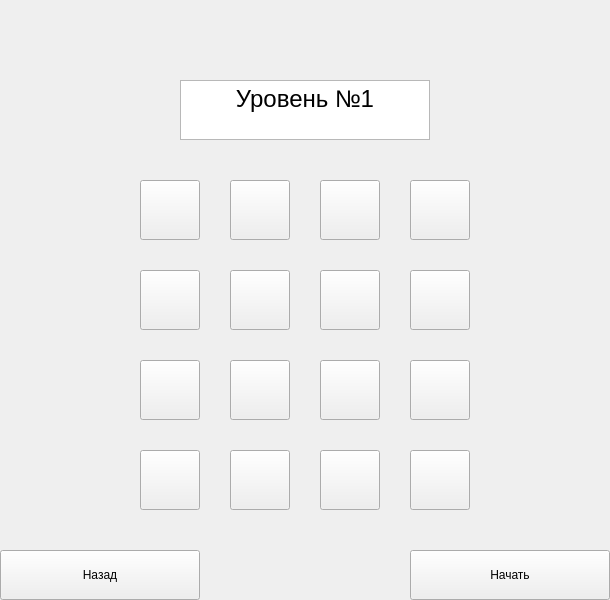
<?xml version="1.0" encoding="UTF-8"?>
<ui version="4.0">
 <class>Digits_Easy</class>
 <widget class="QWidget" name="Digits_Easy">
  <property name="geometry">
   <rect>
    <x>0</x>
    <y>0</y>
    <width>610</width>
    <height>600</height>
   </rect>
  </property>
  <property name="minimumSize">
   <size>
    <width>610</width>
    <height>600</height>
   </size>
  </property>
  <property name="maximumSize">
   <size>
    <width>610</width>
    <height>600</height>
   </size>
  </property>
  <property name="windowTitle">
   <string>Form</string>
  </property>
  <widget class="QPushButton" name="pushButton_5">
   <property name="geometry">
    <rect>
     <x>230</x>
     <y>180</y>
     <width>60</width>
     <height>60</height>
    </rect>
   </property>
   <property name="text">
    <string/>
   </property>
   <attribute name="buttonGroup">
    <string notr="true">buttonGroup</string>
   </attribute>
  </widget>
  <widget class="QPushButton" name="pushButton_9">
   <property name="geometry">
    <rect>
     <x>320</x>
     <y>180</y>
     <width>60</width>
     <height>60</height>
    </rect>
   </property>
   <property name="text">
    <string/>
   </property>
   <attribute name="buttonGroup">
    <string notr="true">buttonGroup</string>
   </attribute>
  </widget>
  <widget class="QPushButton" name="pushButton_13">
   <property name="geometry">
    <rect>
     <x>410</x>
     <y>180</y>
     <width>60</width>
     <height>60</height>
    </rect>
   </property>
   <property name="text">
    <string/>
   </property>
   <attribute name="buttonGroup">
    <string notr="true">buttonGroup</string>
   </attribute>
  </widget>
  <widget class="QPushButton" name="pushButton_10">
   <property name="geometry">
    <rect>
     <x>320</x>
     <y>270</y>
     <width>60</width>
     <height>60</height>
    </rect>
   </property>
   <property name="text">
    <string/>
   </property>
   <attribute name="buttonGroup">
    <string notr="true">buttonGroup</string>
   </attribute>
  </widget>
  <widget class="QPushButton" name="pushButton_14">
   <property name="geometry">
    <rect>
     <x>410</x>
     <y>270</y>
     <width>60</width>
     <height>60</height>
    </rect>
   </property>
   <property name="text">
    <string/>
   </property>
   <attribute name="buttonGroup">
    <string notr="true">buttonGroup</string>
   </attribute>
  </widget>
  <widget class="QPushButton" name="pushButton_6">
   <property name="geometry">
    <rect>
     <x>230</x>
     <y>270</y>
     <width>60</width>
     <height>60</height>
    </rect>
   </property>
   <property name="text">
    <string/>
   </property>
   <attribute name="buttonGroup">
    <string notr="true">buttonGroup</string>
   </attribute>
  </widget>
  <widget class="QPushButton" name="pushButton_7">
   <property name="geometry">
    <rect>
     <x>230</x>
     <y>360</y>
     <width>60</width>
     <height>60</height>
    </rect>
   </property>
   <property name="text">
    <string/>
   </property>
   <attribute name="buttonGroup">
    <string notr="true">buttonGroup</string>
   </attribute>
  </widget>
  <widget class="QPushButton" name="pushButton_15">
   <property name="geometry">
    <rect>
     <x>410</x>
     <y>360</y>
     <width>60</width>
     <height>60</height>
    </rect>
   </property>
   <property name="text">
    <string/>
   </property>
   <attribute name="buttonGroup">
    <string notr="true">buttonGroup</string>
   </attribute>
  </widget>
  <widget class="QPushButton" name="pushButton_11">
   <property name="geometry">
    <rect>
     <x>320</x>
     <y>360</y>
     <width>60</width>
     <height>60</height>
    </rect>
   </property>
   <property name="text">
    <string/>
   </property>
   <attribute name="buttonGroup">
    <string notr="true">buttonGroup</string>
   </attribute>
  </widget>
  <widget class="QTextEdit" name="textEdit">
   <property name="geometry">
    <rect>
     <x>180</x>
     <y>80</y>
     <width>250</width>
     <height>60</height>
    </rect>
   </property>
   <property name="html">
    <string>&lt;!DOCTYPE HTML PUBLIC &quot;-//W3C//DTD HTML 4.0//EN&quot; &quot;http://www.w3.org/TR/REC-html40/strict.dtd&quot;&gt;
&lt;html&gt;&lt;head&gt;&lt;meta name=&quot;qrichtext&quot; content=&quot;1&quot; /&gt;&lt;style type=&quot;text/css&quot;&gt;
p, li { white-space: pre-wrap; }
&lt;/style&gt;&lt;/head&gt;&lt;body style=&quot; font-family:'MS Shell Dlg 2'; font-size:7.8pt; font-weight:400; font-style:normal;&quot;&gt;
&lt;p align=&quot;center&quot; style=&quot; margin-top:0px; margin-bottom:0px; margin-left:0px; margin-right:0px; -qt-block-indent:0; text-indent:0px;&quot;&gt;&lt;span style=&quot; font-size:18pt;&quot;&gt;Уровень №1&lt;/span&gt;&lt;/p&gt;&lt;/body&gt;&lt;/html&gt;</string>
   </property>
  </widget>
  <widget class="QPushButton" name="pushButton_3">
   <property name="geometry">
    <rect>
     <x>140</x>
     <y>360</y>
     <width>60</width>
     <height>60</height>
    </rect>
   </property>
   <property name="text">
    <string/>
   </property>
   <attribute name="buttonGroup">
    <string notr="true">buttonGroup</string>
   </attribute>
  </widget>
  <widget class="QPushButton" name="pushButton_1">
   <property name="geometry">
    <rect>
     <x>140</x>
     <y>180</y>
     <width>60</width>
     <height>60</height>
    </rect>
   </property>
   <property name="text">
    <string/>
   </property>
   <attribute name="buttonGroup">
    <string notr="true">buttonGroup</string>
   </attribute>
  </widget>
  <widget class="QPushButton" name="pushButton_2">
   <property name="geometry">
    <rect>
     <x>140</x>
     <y>270</y>
     <width>60</width>
     <height>60</height>
    </rect>
   </property>
   <property name="text">
    <string/>
   </property>
   <attribute name="buttonGroup">
    <string notr="true">buttonGroup</string>
   </attribute>
  </widget>
  <widget class="QPushButton" name="pushButton_12">
   <property name="geometry">
    <rect>
     <x>320</x>
     <y>450</y>
     <width>60</width>
     <height>60</height>
    </rect>
   </property>
   <property name="text">
    <string/>
   </property>
   <attribute name="buttonGroup">
    <string notr="true">buttonGroup</string>
   </attribute>
  </widget>
  <widget class="QPushButton" name="pushButton_16">
   <property name="geometry">
    <rect>
     <x>410</x>
     <y>450</y>
     <width>60</width>
     <height>60</height>
    </rect>
   </property>
   <property name="text">
    <string/>
   </property>
   <attribute name="buttonGroup">
    <string notr="true">buttonGroup</string>
   </attribute>
  </widget>
  <widget class="QPushButton" name="pushButton_8">
   <property name="geometry">
    <rect>
     <x>230</x>
     <y>450</y>
     <width>60</width>
     <height>60</height>
    </rect>
   </property>
   <property name="text">
    <string/>
   </property>
   <attribute name="buttonGroup">
    <string notr="true">buttonGroup</string>
   </attribute>
  </widget>
  <widget class="QPushButton" name="pushButton_4">
   <property name="geometry">
    <rect>
     <x>140</x>
     <y>450</y>
     <width>60</width>
     <height>60</height>
    </rect>
   </property>
   <property name="text">
    <string/>
   </property>
   <attribute name="buttonGroup">
    <string notr="true">buttonGroup</string>
   </attribute>
  </widget>
  <widget class="QPushButton" name="pushButton_back">
   <property name="geometry">
    <rect>
     <x>0</x>
     <y>550</y>
     <width>200</width>
     <height>50</height>
    </rect>
   </property>
   <property name="text">
    <string>Назад</string>
   </property>
  </widget>
  <widget class="QPushButton" name="pushButton_run">
   <property name="geometry">
    <rect>
     <x>410</x>
     <y>550</y>
     <width>200</width>
     <height>50</height>
    </rect>
   </property>
   <property name="text">
    <string>Начать</string>
   </property>
  </widget>
  <widget class="QLabel" name="label">
   <property name="geometry">
    <rect>
     <x>530</x>
     <y>0</y>
     <width>75</width>
     <height>25</height>
    </rect>
   </property>
   <property name="text">
    <string/>
   </property>
  </widget>
 </widget>
 <resources/>
 <connections/>
 <buttongroups>
  <buttongroup name="buttonGroup"/>
 </buttongroups>
</ui>
